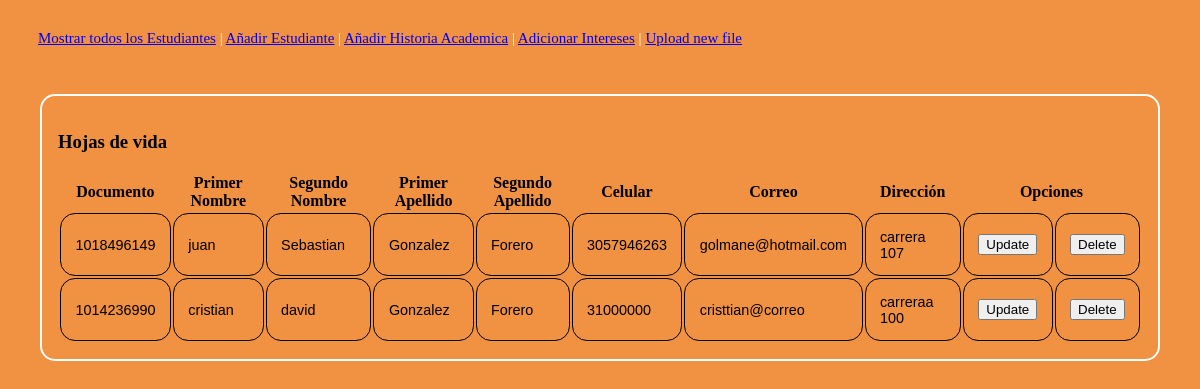
The page / on the database its author committed.
### principal.py (models this page shows, shortened)
class Persona(db.Model):
    __tablename__ = "persona"
    id = db.Column('id', db.Integer, primary_key = True)
    documento = db.Column(db.String(15))
    primer_nombre = db.Column(db.String(50))
    segundo_nombre = db.Column(db.String(50))
    primer_apellido = db.Column(db.String(50))
    segundo_apellido = db.Column(db.String(50))
    celular = db.Column(db.String(50))
    correo = db.Column(db.String(150))
    direccion = db.Column(db.String(250))

### principal.py (the view)
@app.route('/')
def show_all():
    return render_template('list.html', rows = Persona.query.all() )

### templates/list.html (shortened to what this page needs)
<!DOCTYPE html>
<html lang = "en">
   <head>
     <link rel="stylesheet" type="text/css" href="{{ url_for('static', filename='/estilo.css') }}">
   </head>
   <body>
    <nav>
      <a href = "{{ url_for('show_all') }}">Mostrar todos los Estudiantes</a> |
      <a href = "{{ url_for('new') }}">Añadir Estudiante</a>  |
      <a href = "{{ url_for('new_academic') }}">Añadir Historia Academica</a> |
      <a href = "{{ url_for('interes') }}">Adicionar Intereses</a> |
      <a href = "{{ url_for('upload_file') }}">Upload new file</a>
    </nav>
      <section>
        <h3>Hojas de vida</h3>
        <table>
          <thead>
              <tr>
                 <th>Documento</th>
                 <th>Primer Nombre</th>
                 <th>Segundo Nombre</th>
                 <th>Primer Apellido</th>
                 <th>Segundo Apellido</th>
                 <th>Celular</th>
                 <th>Correo </th>
                 <th>Dirección </th>
                 <th colspan="2">Opciones</th>
              </tr>
           </thead>
           <tbody>
              {% for r in rows %}
                 <tr>
                    <td>{{ r.documento }}</td>
                    <td>{{ r.primer_nombre }}</td>
                    <td>{{ r.segundo_nombre }}</td>
                    <td>{{ r.primer_apellido }}</td>
                    <td>{{ r.segundo_apellido }}</td>
                    <td>{{ r.celular }}</td>
                    <td>{{ r.correo }}</td>
                    <td>{{ r.direccion }}</td>
                    <td>
                      <form method="POST" action="/update" style="display: inline">
                        <input type="submit" value="Update">
                      </form>
                    </td>
                    <td>
                      <form method="POST" action="/delete" style="display: inline">
                        <input type="submit" value="Delete">
                      </form>
                    </td>
                 </tr>
              {% endfor %}
           </tbody>
        </table>
    </section>
   </body>
</html>

### static/estilo.css (style rules this page uses)
body { background-color:#f19142; }
nav { font-size: 15px; background-color:#f19142; color:#ffffff; text-align: left; border-color:#ffffff; border-radius:15px; margin:1em; padding:1em; }
section { background-color:#f19142; border:2px solid; border-color:#ffffff; border-radius:15px; margin:2em; padding:1em; }
td { border-color:#ffffff; border:1px solid; border-radius:15px; margin:2em; padding:1em; font-family:Arial; font-size:0.9em; color:#000000 }

### rows shown on the page
Persona: documento "1018496149", primer_nombre "juan", segundo_nombre "Sebastian", primer_apellido "Gonzalez", segundo_apellido "Forero", celular "3057946263", correo "golmane@hotmail.com", direccion "carrera 107"
Persona: documento "1014236990", primer_nombre "cristian", segundo_nombre "david", primer_apellido "Gonzalez", segundo_apellido "Forero", celular "31000000", correo "cristtian@correo", direccion "carreraa 100"
